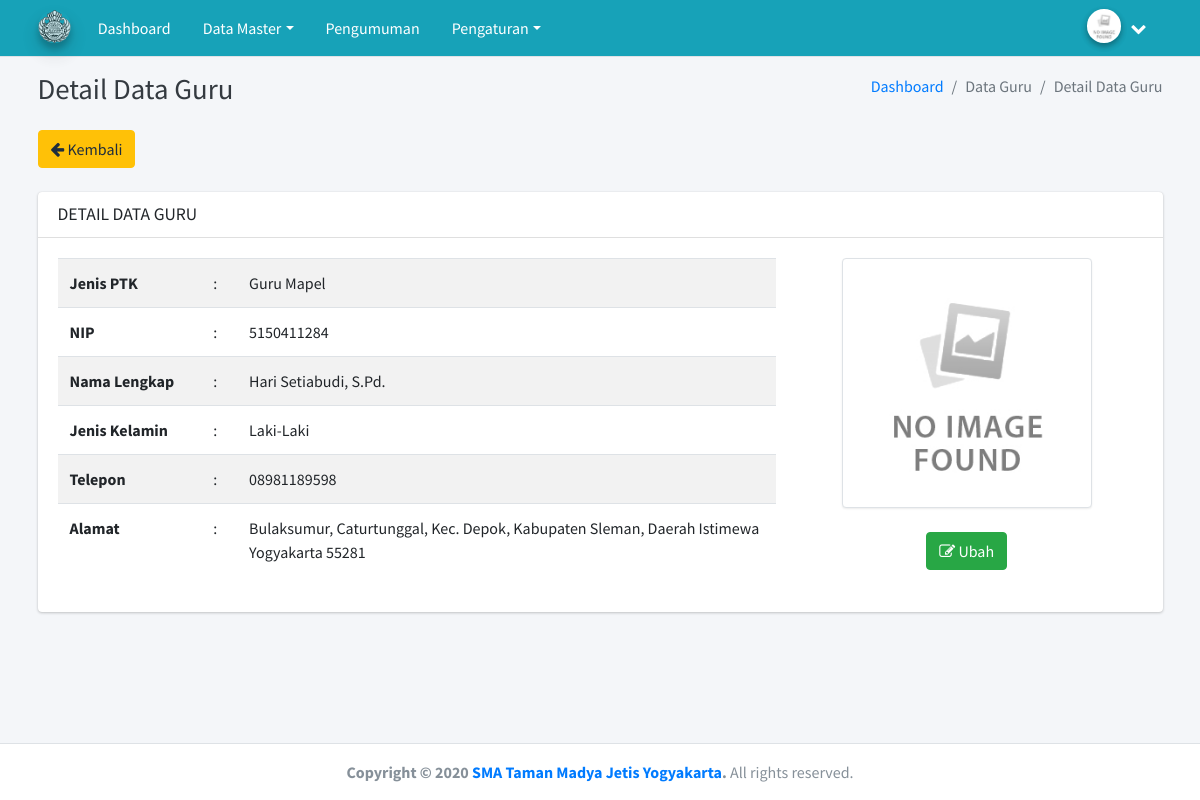
/admin/guru/detail/9, run on the app's committed database.
### tables this page shows
CREATE TABLE `profil_sekolah` (
  `id_profil_sekolah` int(11) NOT NULL,
  `nama` varchar(100) NOT NULL,
  `kepala` varchar(50) NOT NULL,
  `telepon` varchar(15) NOT NULL,
  `email` varchar(50) NOT NULL,
  `website` varchar(100) NOT NULL,
  `logo` text NOT NULL,
  `alamat` text NOT NULL
);

CREATE TABLE `guru` (
  `id_guru` int(11) NOT NULL,
  `jenis_ptk` varchar(20) NOT NULL,
  `nip` varchar(30) NOT NULL,
  `password` varchar(60) NOT NULL,
  `nama_guru` varchar(50) NOT NULL,
  `jk_guru` enum('Laki-Laki','Perempuan','','') NOT NULL,
  `telepon_guru` varchar(15) NOT NULL,
  `foto_guru` text NOT NULL,
  `alamat_guru` text NOT NULL
);

### application/views/admin/layout/v_wrapper.php (called while the page is built)
<?php
include 'v_head.php';
include 'v_nav.php';
include 'v_content.php';
include 'v_footer.php';
?>

### application/controllers/admin/Guru.php (called while the page is built, shortened)
<?php
class Guru extends CI_Controller {
	public function __construct()
	{
		$this->load->model('guru_model', 'guru');
	}
	public function detail($id_guru)
	{
		$data = array(
			'title'	=> 'Data Guru | Apps Sekolah',
			'detail'	=> $this->guru->detail($id_guru),
			'content'	=> 'admin/guru/v_detail'
		);
		$this->load->view('admin/layout/v_wrapper', $data, FALSE);
	}
}

### index.php (called while the page is built, shortened)
<?php
require_once BASEPATH.'core/CodeIgniter.php';

### application/models/Public_model.php (called while the page is built, shortened)
<?php
class Public_model extends CI_Model {
	public function get_admin($id_admin)
	{
		$this->db->select('*');
		$this->db->from('admin');
		$this->db->where('id_admin', $id_admin);
		$query = $this->db->get();
		return $query->row();
	}
	public function get_profil_sekolah($id=1)
	{
		$this->db->select('*');
		$this->db->from('profil_sekolah');
		$this->db->where('id_profil_sekolah', $id);
		$query = $this->db->get();
		return $query->row();
	}
}

### application/views/admin/layout/v_content.php (called while the page is built)
<?php
if ($content)
{
	$this->load->view($content);
}
?>

### application/models/Guru_model.php (called while the page is built, shortened)
<?php
class Guru_model extends CI_Model {
	public function detail($id_guru)
	{
		$this->db->select('*');
		$this->db->from('guru');
		$this->db->where('id_guru', $id_guru);
		$query = $this->db->get();
		return $query->row();
	}
}

### application/views/admin/guru/v_detail.php (the view)
<div class="content-wrapper">
  <div class="content-header">
    <div class="container">
      <div class="row mb-2">
        <div class="col-sm-6">
          <h1 class="m-0 text-dark"> Detail Data Guru</h1>
        </div>
        <div class="col-sm-6">
          <ol class="breadcrumb float-sm-right">
            <li class="breadcrumb-item"><a href="#">Dashboard</a></li>
            <li class="breadcrumb-item active">Data Guru</li>
            <li class="breadcrumb-item active">Detail Data Guru</li>
          </ol>
        </div>
      </div>
    </div>
  </div>
  <div class="content">
    <div class="container">
      <a href="<?= base_url() ?>admin/guru" class="btn btn-warning"><i class="fa fa-arrow-left"></i> Kembali</a>
      <br><br>
      <div class="row">
        <div class="col-lg-12">
          <div class="card">
            <div class="card-header">
              <h3 class="card-title"> DETAIL DATA GURU</h3>
            </div>
            <div class="card-body">
              <div class="row">
                <div class="col-md-8">
                  <table class="table table-striped">
                    <tr>
                      <th width="20%">Jenis PTK</th>
                      <td width="5%">:</td>
                      <td><?= $detail->jenis_ptk ?></td>
                    </tr>
                    <tr>
                      <th width="20%">NIP</th>
                      <td width="5%">:</td>
                      <td><?= $detail->nip ?></td>
                    </tr>
                    <tr>
                      <th width="20%">Nama Lengkap</th>
                      <td width="5%">:</td>
                      <td><?= $detail->nama_guru ?></td>
                    </tr>
                    <tr>
                      <th width="20%">Jenis Kelamin</th>
                      <td width="5%">:</td>
                      <td><?= $detail->jk_guru ?></td>
                    </tr>
                    <tr>
                      <th width="20%">Telepon</th>
                      <td width="5%">:</td>
                      <td><?= $detail->telepon_guru ?></td>
                    </tr>
                    <tr>
                      <th width="20%">Alamat</th>
                      <td width="5%">:</td>
                      <td><?= $detail->alamat_guru ?></td>
                    </tr>
                  </table>
                </div>
                <div class="col-md-4">
                  <center>
                    <?php if (empty($detail->foto_guru)): ?>
                      <img class="img-thumbnail" width="250" src="<?= base_url() ?>public/media/icon/no-img.jpg" alt="">
                      <?php else: ?>
                        <img class="img-thumbnail" width="250" src="<?= base_url() ?>public/media/upload-guru/<?= $detail->foto_guru ?>" alt="">
                      <?php endif ?>
                    </center>
                    <br>
                    <center>
                      <a href="<?= base_url() ?>admin/guru/edit/<?= $detail->id_guru ?>" class="btn btn-success"><i class="fa fa-edit"></i> Ubah</a>
                    </center>
                  </div>
                </div>
              </div>
            </div>
          </div>
        </div>
      </div>
    </div>
  </div>

### application/views/admin/layout/v_nav.php (shortened to what this page needs)
<nav class="main-header navbar navbar-expand-md navbar-light navbar-white">
  <div class="container">
    <a href="<?= base_url() ?>admin/dashboard" class="navbar-brand">
      <img src="<?= base_url() ?>public/media/upload-profil-sekolah/<?= $data_profil_sekolah->logo ?>" alt="AdminLTE Logo" class="brand-image img-circle elevation-3"
      style="opacity: .8">
    </a>
    <div class="collapse navbar-collapse order-3" id="navbarCollapse">
      <ul class="navbar-nav">
        <li class="nav-item">
          <a href="<?= base_url() ?>admin/dashboard" class="nav-link">Dashboard</a>
        </li>
        <li class="nav-item dropdown">
          <a id="dropdownSubMenu1" href="#" data-toggle="dropdown" aria-haspopup="true" aria-expanded="false" class="nav-link dropdown-toggle">Data Master</a>
        </li>
        <li class="nav-item">
          <a href="<?= base_url() ?>admin/pengumuman" class="nav-link">Pengumuman</a>
        </li>
        <li class="nav-item dropdown">
          <a id="dropdownSubMenu1" href="#" data-toggle="dropdown" aria-haspopup="true" aria-expanded="false" class="nav-link dropdown-toggle">Pengaturan</a>
        </li>
      </ul>
    </div>
    <ul class="order-1 order-md-3 navbar-nav navbar-no-expand ml-auto">
      <li class="nav-item dropdown user-menu">
        <a href="#" class="nav-link dropdown-toggle" data-toggle="dropdown">
          <?php if (empty($data_admin->foto)): ?>
            <img src="<?= base_url() ?>public/media/icon/no-img.jpg" class="user-image img-circle elevation-2" alt="User Image">
            <?php else: ?>
              <img src="<?= base_url() ?>public/media/upload-admin/<?= $data_admin->foto ?>" class="user-image img-circle elevation-2" alt="User Image">
            <?php endif ?>
            <span class="d-none d-md-inline"><?= $data_admin->nama ?></span> <i class="fa fa-chevron-down"></i>
          </a>
      </li>
    </ul>
  </div>
</nav>

### application/views/admin/layout/v_footer.php (shortened to what this page needs)
<footer class="main-footer">
  <center><strong>Copyright &copy; 2020 <a href="https://adminlte.io"><?= $data_profil_sekolah->nama ?></a>.</strong> All rights reserved.</center>
</footer>
</div>
</body>
</html>

### data on the page
profil_sekolah: logo (picture), nama "SMA Taman Madya Jetis Yogyakarta"
guru: jenis_ptk "Guru Mapel", nip "5150411284", nama_guru "Hari Setiabudi, S.Pd.", jk_guru "Laki-Laki", telepon_guru "08981189598", alamat_guru "Bulaksumur, Caturtunggal, Kec. Depok, Kabupaten Sleman, Daerah Istimewa Yogyakarta 55281"
